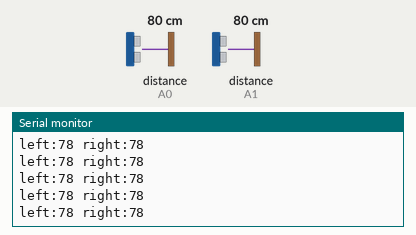
This sketch was run on a simulated Arduino Uno, built with avr-gcc and run on an emulated ATmega328P. Parts: the last lines printed to the serial monitor. Wiring (inferred from the names in the program): 2 × ultrasonic range finder: trigger pin 2, echo A0 / trigger pin 4, echo A1. The inputs (shaded band) are chosen by the test bench; at power-on: distance to the obstacle (sensors on A0, A1) 80 cm. The echo pulse lasts 58.3 µs per cm.

Above: at 1.2 s.
1.3 s: distance to the obstacle (sensor on A0) set to 2 cm
At 1.63 s:
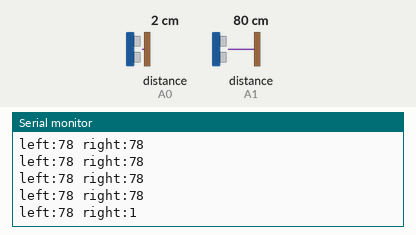
2.8 s: distance to the obstacle (sensor on A1) set to 60 cm
At 2.87 s:
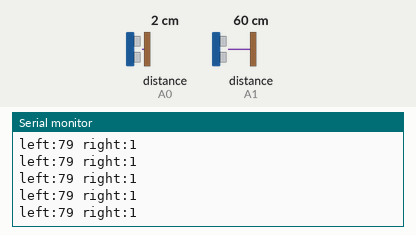
5.8 s: distance to the obstacle (sensor on A0) set to 4 cm
At 5.95 s:
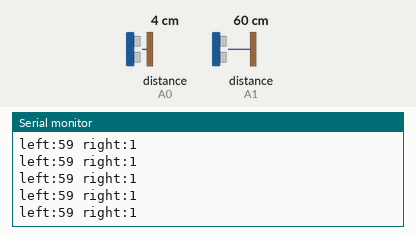
7.3 s: distance to the obstacle (sensor on A1) set to 299 cm
At 7.59 s:
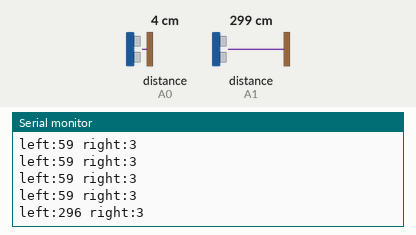
10.3 s: distance to the obstacle (sensor on A0) set to 250 cm
At 10.67 s:
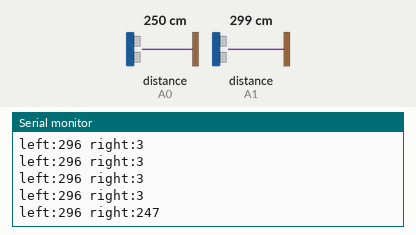
13.3 s: distance to the obstacle (sensor on A1) set to 250 cm
At 13.47 s:
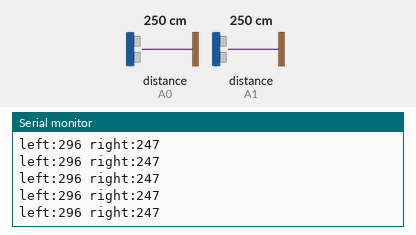
Timing chart, 0 to 16.3 s (numbered marks = the images above; inputs shaded):
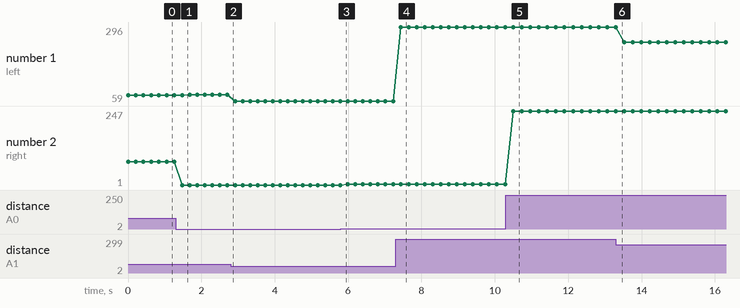

The sketch:

HCSR04.ino
```cpp
#include "HCSR04.h"

#define R_TRIG 2
#define R_ECHO A0
#define L_TRIG 4
#define L_ECHO A1

HCSR04 left(L_TRIG, L_ECHO);
HCSR04 right(R_TRIG, R_ECHO);

void setup() {
  Serial.begin(9600);
  left.begin();
  right.begin();
}

void loop() {
  Serial.print("left:");
  Serial.print(left.distance());
  Serial.print(" right:");
  Serial.println(right.distance());

  delay(200);
}
```

HCSR04.cpp
```cpp
#include "HCSR04.h"

HCSR04::HCSR04(int trigPin, int echoPin) {
  _trigPin = trigPin;
  _echoPin = echoPin;
}

void HCSR04::begin() {
  pinMode(_trigPin, OUTPUT);
  pinMode(_echoPin, INPUT);
}

int HCSR04::distance() {
  digitalWrite(_trigPin, LOW);
  delayMicroseconds(5);
  digitalWrite(_trigPin, HIGH);
  delayMicroseconds(10);
  digitalWrite(_trigPin, LOW);

  return pulseIn(_echoPin, HIGH) / 29.41 / 2.00;
}
```

HCSR04.h
```cpp
#ifndef HCSR04_h
#define HCSR04_h

#include "Arduino.h"

class HCSR04 {
  public:
    HCSR04(int trigPin, int echoPin);
    void begin();
    int distance();

  private:
    int _trigPin;
    int _echoPin;
};

#endif
```

Measured:
- after the input at 1.3 s, the serial monitor: prints a new line after 0.18 s (image 1)
- after the input at 7.3 s, the serial monitor: prints a new line after 0.13 s (image 4)
- after the input at 10.3 s, the serial monitor: prints a new line after 0.20 s (image 5)
- plotted number 1: 78 → 79 after the input at 1.3 s, 79 → 59 after the input at 2.8 s, 59 → 296 after the input at 7.3 s
- plotted number 2: 78 → 1 after the input at 1.3 s, 1 → 3 after the input at 5.8 s, 3 → 247 after the input at 10.3 s
